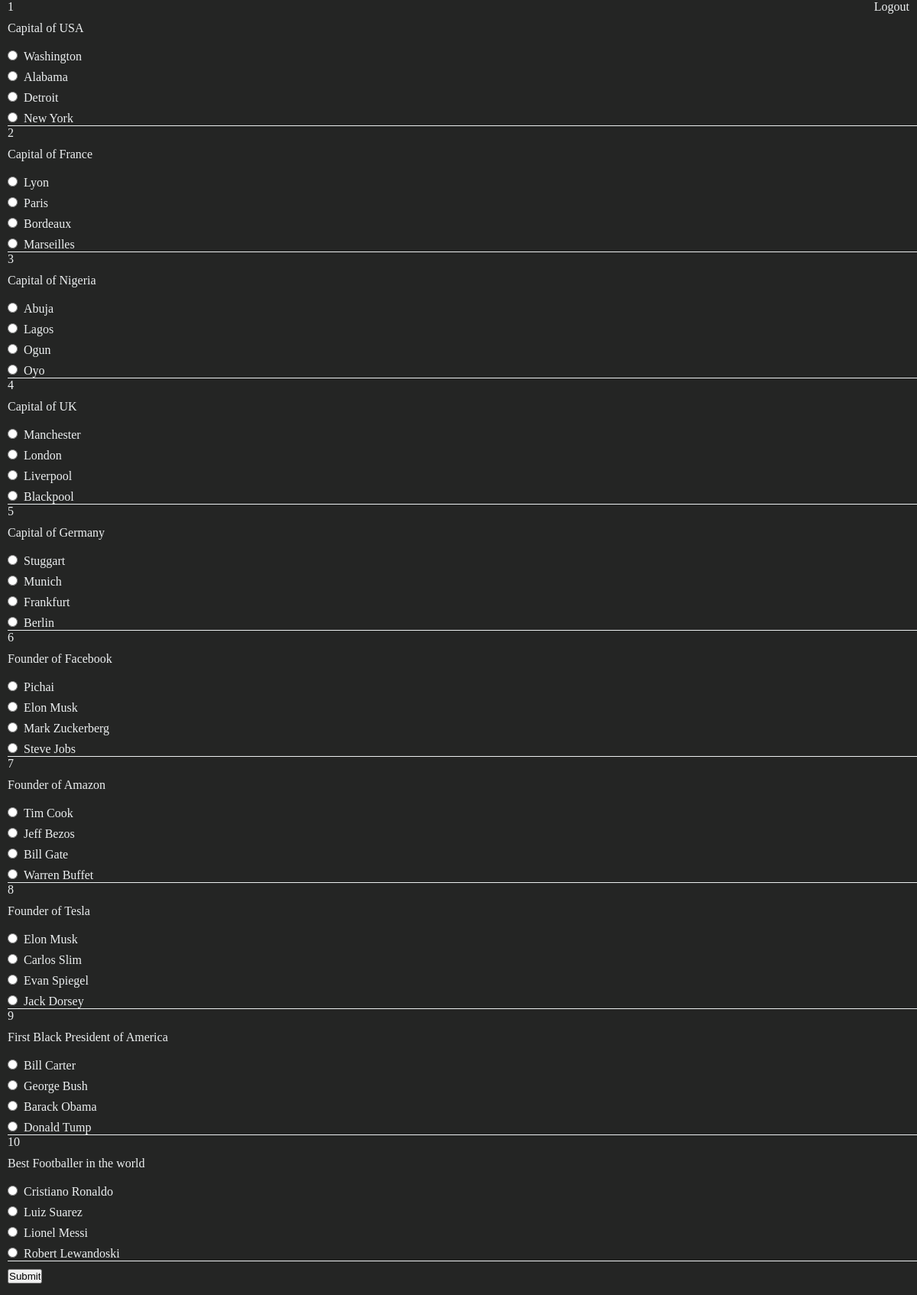
/questions/ (signed in), run on the app's committed database.
### polls/models.py (models this page shows, shortened)
class Questions(models.Model):
    quiz = models.ForeignKey(Quiz, on_delete=models.CASCADE, null=True, blank=True)
    user = models.ForeignKey(User, on_delete=models.CASCADE, null=True, blank=True)
    question = models.CharField(max_length=200)
    option1 = models.CharField(max_length=200)
    option2 = models.CharField(max_length=200)
    option3 = models.CharField(max_length=200)
    option4 = models.CharField(max_length=200)
    answer = models.CharField(max_length=200)

### polls/views.py (the view)
# urls.py: path('questions/', views.questions_view, name='index'),
@login_required
def questions_view(request):
    questions = Questions.objects.all()
    score = 0
    try:
        if request.method == 'POST':
            for question in questions:
                fields = request.POST[str(question.id)]
                if fields == question.answer:
                    score += 5
            score_percentage = (score * 100) / 50
            score_percentage_converted = float(score_percentage)
            user_score = QuizTaker.objects.create(quiz_taker=request.user, score=score_percentage_converted)
            user_score.save()
            return redirect('polls:results')
        else:
            context = {'questions': questions}
            return render(request, 'polls/index.html', context)
    except:
        messages.error(request, 'It is either you did not answer all the questions or you have done this screening before')
        return redirect('polls:index')

### polls/templates/polls/index.html (shortened to what this page needs)
{% extends 'polls/base.html' %}
{% block content %}
    <form method="POST" class="question-form">
        {%for question in questions %}
            {{ forloop.counter }} <p class="question">{{ question.question }}</p>
            <div class="radio-group">
                <label class="radio"><input class="question-label" type="radio" name="{{question.id}}" id="option1" value="{{question.option1}}">{{ question.option1 }}</label><br>
                <label class="radio"><input class="question-label" type="radio" name="{{question.id}}" id="option2" value="{{question.option2}}">{{ question.option2 }}</label><br>
                <label class="radio"><input class="question-label" type="radio" name="{{question.id}}" id="option3" value="{{question.option3}}">{{ question.option3 }}</label><br>
                <label class="radio"><input class="question-label" type="radio" name="{{question.id}}" id="option4" value="{{question.option4}}">{{ question.option4 }}</label><br>
            </div>
        {%endfor%}
        <input style="margin-top: 10px; margin-bottom: 15px" type="submit" value="Submit">
    </form>
{% endblock %}

### polls/templates/polls/base.html (shortened to what this page needs)
<!DOCTYPE html>
<html lang="en">
{% load static %}
<head>
    <link rel="stylesheet" href="{% static 'css/mcq.css' %}">
</head>
<body>
    <header>
        <nav>
            <ul class="nav-links">
                {% if request.user.is_authenticated %}
                    <li><a href="{% url 'logout' %}">Logout</a></li>
                {% else %}
                    <li><a href="{% url 'login' %}">Login</a></li>
                    <li><a href="{% url 'register' %}">Register</a></li>
                {% endif %}
            </ul>
        </nav>
    </header>
    <div>
        {% block content %}
        {% endblock %}
    </div>
</body>
</html>

### polls/static/css/mcq.css (style rules this page uses)
body { margin: 0; font-size: 16px; background-color: #242524; color: #edf0f1; }
* { box-sizing: border-box; margin: 0; padding: 0; }
header { float: right; display: inline-block; justify-content: space-between; }
li, a { color: #edf0f1; }
.nav-links li { display: inline-block; padding: 0 10px; }
.nav-links li a { transition: all 0.3s ease 0s; text-decoration: none; }
.question-form { margin-left: 10px; }
.question { margin-top: 10px; }
.question-label { margin-top: 10px; margin-right: 8px; }
.radio-group { padding-top: 10px; border-bottom: 1px solid #edf0f1; }

### data on the page
Questions: question "Capital of USA", option1 "Washington", option2 "Alabama", option3 "Detroit", option4 "New York"
Questions: question "Capital of France", option1 "Lyon", option2 "Paris", option3 "Bordeaux", option4 "Marseilles"
Questions: question "Capital of Nigeria", option1 "Abuja", option2 "Lagos", option3 "Ogun", option4 "Oyo"
Questions: question "Capital of UK", option1 "Manchester", option2 "London", option3 "Liverpool", option4 "Blackpool"
Questions: question "Capital of Germany", option1 "Stuggart", option2 "Munich", option3 "Frankfurt", option4 "Berlin"
Questions: question "Founder of Facebook", option1 "Pichai", option2 "Elon Musk", option3 "Mark Zuckerberg", option4 "Steve Jobs"
Questions: question "Founder of Amazon", option1 "Tim Cook", option2 "Jeff Bezos", option3 "Bill Gate", option4 "Warren Buffet"
Questions: question "Founder of Tesla", option1 "Elon Musk", option2 "Carlos Slim", option3 "Evan Spiegel", option4 "Jack Dorsey"
Questions: question "First Black President of America", option1 "Bill Carter", option2 "George Bush", option3 "Barack Obama", option4 "Donald Tump"
Questions: question "Best Footballer in the world", option1 "Cristiano Ronaldo", option2 "Luiz Suarez", option3 "Lionel Messi", option4 "Robert Lewandoski"
